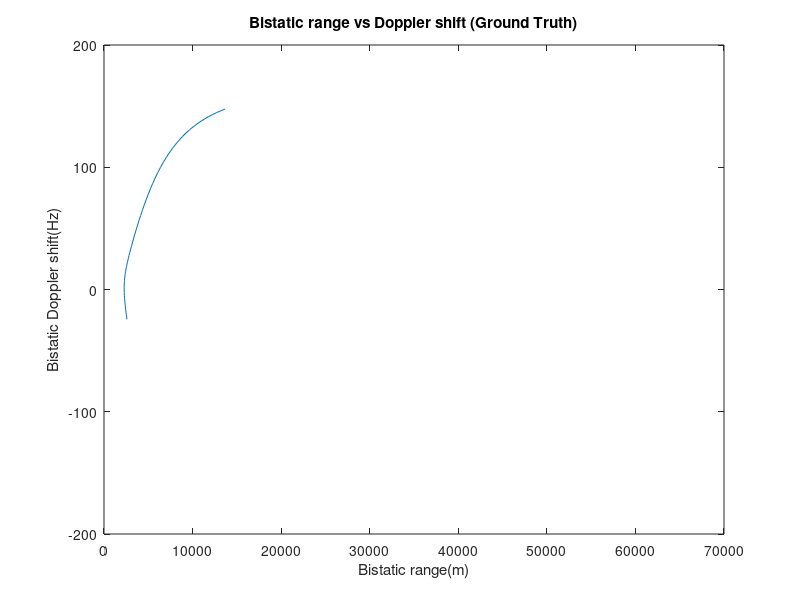

Write the MATLAB code that produced this figure. (Note: this script raises an error after producing the figure.)
% This script calculates the Bistatic range(m)  and Doppler(Hz) From
% Bistatic setup
% Simulation
% Author: Itumeleng Malemela

%The Positions are all in the format Below
%[x,y,z] where x,y,z are the coordinates in meters in the Cartesian Coordinate System

wavelength = 299792458/94e6;

%Transmitter Position
Tx_Pos=[6440;10760;1056];
%Reference Reciever Position 
RefRx_Pos=[0;0;1000];

%Surveillance Reciever Position 
SurvRx_Pos=[0;1;1000];

%Target Positions

%Single Target Scenario 
TargetPos = [[4000;18000;3600;],[-2000;3000;1600]];
TargetWayPoints =[0,60];

%Lane Change Maneuver Scenario 
%TargetPos = [[3806;20680;3200;],[-3116;14010;3200],[-6884;10971;4000],[-14979;3765;4000]];
%TargetWayPoints =[0,20,30,60];

%Landing Maneuver
%TargetPos = [[4000;18000;2000;],[-1000;8000;1700],[-1500;6000;1500],[-1000;4000;1300],[0;4000;1100],[500;6000;1000]];
%TargetWayPoints =[0,30,38,45,50,60];

%360 Maneuver
%TargetPos = [[4000;18000;2000;],[-8528;13851;2000],[-12354;15339;2000],[-7997;17783;2000],[-13311;11938;2000],[-20431;9706;2000]];
%TargetWayPoints =[0,35,50,75,95,120];

%Multit-Target Target 1 
%TargetPos = [[4000;18000;3600;],[-2000;3000;1600]];
%TargetWayPoints =[0,60];

%Multit-Target Target 2
%TargetPos = [[4000;4000;1600;],[2000;20000;3600]];
%TargetWayPoints =[0,60];

UpdateInterval = 1;

Baseline = norm(RefRx_Pos - Tx_Pos);

SimulationTime = TargetWayPoints(end)-TargetWayPoints(1)+1;

bistatic_ranges = [];
bistatic_doppler_shifts = [];

%%%%%%%%%%%%%%%%%%%%%%%%%%%%%%%%%%%%%%%%
% For every section of waypoints we need
% to calculate the bistatic values
%%%%%%%%%%%%%%%%%%%%%%%%%%%%%%%%%%%%%%%%
prev_total_range =0;

%Loop through all the waypoints
for waypoint=1:size(TargetWayPoints,2)-1
    
    %Delta-Time : time taken in waypoint section
    delta_time = TargetWayPoints(waypoint+1)-TargetWayPoints(waypoint);

    %Delta-Position : Distance between waypoint section
    delta_postion = TargetPos(:,waypoint+1)-TargetPos(:,waypoint);

    speed_xyz = delta_postion/delta_time;

    %num steps for waypoint
    num_steps = delta_time / UpdateInterval;
    

    Target_Pos_1 = TargetPos(:,waypoint);
    %////////////////////////////////////////////////////////////////////////////////
    % CALCULATE BISTATIC RANGE AND DOPPLER FOR WAYPOINT SECTION
    %///////////////////////////////////////////////////////////////////////////////

    % Estimate the bistatic ranges at each time step
    for step = 1:num_steps
        estimated_position = Target_Pos_1 +   speed_xyz* UpdateInterval * step;
    
        
        % Calculate the distance between target and transmitter
        range_tx_target = norm(estimated_position - Tx_Pos);
        
        % Calculate the distance between target and reference receiver
        range_ref_target = norm(estimated_position - RefRx_Pos);
        
        % Calculate the distance between target and surveillance receiver
        range_surv_target = norm(estimated_position - SurvRx_Pos);
        
        total_range = range_tx_target + range_ref_target;
    
        % Calculate the bistatic ranges
        bistatic_range_ref = range_tx_target + range_ref_target - Baseline;
        bistatic_range_surv = range_tx_target + range_surv_target - Baseline;
        
        % Store the bistatic ranges in the matrix
        bistatic_ranges(end+1) = bistatic_range_ref;
    
        %Calculate the rate of change of the total range with respect to time
        
        d_total_range_dt = (total_range - prev_total_range) / UpdateInterval;
        
        prev_total_range = total_range;
        
        % Calculate the Doppler shift
        doppler_shift = - (1 / wavelength) * (d_total_range_dt);
        
        bistatic_doppler_shifts(end+1)=doppler_shift;
    
         % Calculate the Doppler shift for the previous position
        if step == 1 && waypoint==1
            prev_position = Target_Pos_1 + speed_xyz * UpdateInterval * (step - 1);
            prev_range_tx_target = norm(prev_position - Tx_Pos);
            prev_range_ref_target = norm(prev_position - RefRx_Pos);
            prev_total_range = prev_range_tx_target + prev_range_ref_target;
            
            % Calculate the Doppler shift for the previous position
            prev_doppler_shift = - (1 / wavelength) * ((total_range - prev_total_range) / UpdateInterval);
            
            % Store the previous Doppler shift in the matrix
            bistatic_doppler_shifts(step) = prev_doppler_shift;
            prev_total_range = total_range;
        end
    
    end
end



%figure(1);
%plot(bistatic_doppler_shifts,  'b-');

%figure(2);
%plot(bistatic_ranges,  'b-');

figure(3);
plot(bistatic_ranges,bistatic_doppler_shifts);
title('Bistatic range vs Doppler shift (Ground Truth)');
xlabel('Bistatic range(m)');
ylabel('Bistatic Doppler shift(Hz)');
xlim([0 7e4]);
ylim([-200 200]);

if exist('../true_data.h5', 'file')
    delete('../true_data.h5');
end

%disp(bistatic_ranges);
%disp(bistatic_doppler_shifts);

% Save bistatic ranges and Doppler shifts to an HDF5 file
h5create('../true_data.h5', '/bistatic_ranges', size(bistatic_ranges));
h5write('../true_data.h5', '/bistatic_ranges', bistatic_ranges);

h5create('../true_data.h5', '/doppler_shifts', size(bistatic_doppler_shifts));
h5write('../true_data.h5', '/doppler_shifts', bistatic_doppler_shifts);
